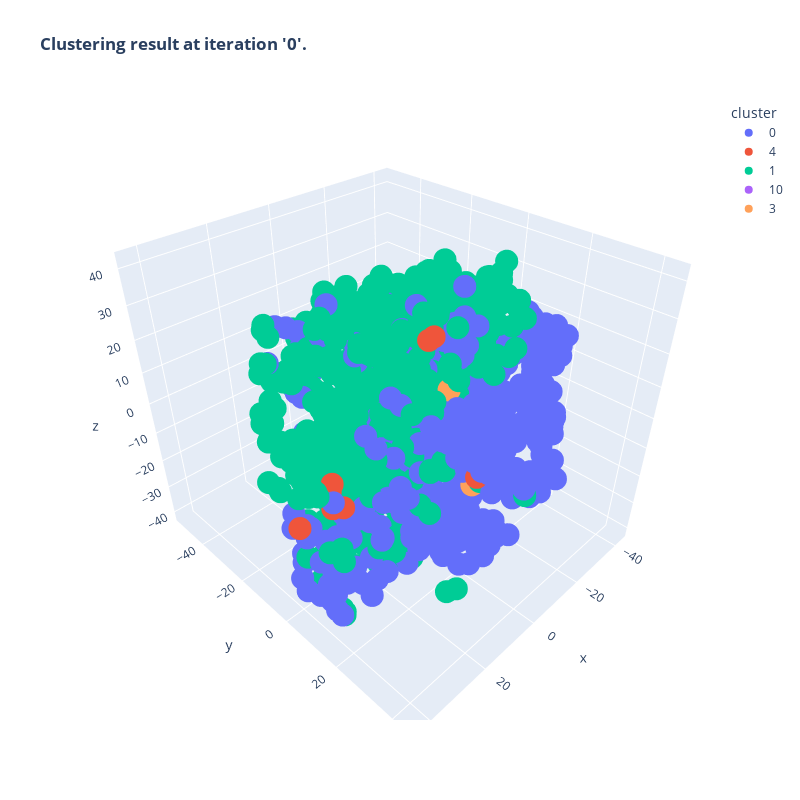

Notebook code cell kept with this figure:
### Markdown cell above
> ### Display clustering content in 3D.

### Code cell
# Prepare data and filter deleted data.
df_clustering_3d: pd.DataFrame = df_vectors_3d.copy()
df_clustering_3d["cluster"] = df_clusterings[ITERATION_ID]
df_clustering_3d["text"] = df_texts["text"]
df_clustering_3d = df_clustering_3d[LIST_OF_TEXTS_IDS]

# Display clusters.
fig = px.scatter_3d(
    df_clustering_3d, 
    x="x",
    y="y",
    z="z",
    color="cluster",
    hover_name="text",
    title=f"<b>Clustering result at iteration '{ITERATION_ID}'.</b>",
    width=800,
    height=800,
)
fig.update_layout(
    xaxis=dict(range=[min(df_clustering_3d["x"])-1, max(df_clustering_3d["x"])+1]),
    yaxis=dict(range=[min(df_clustering_3d["y"])-1, max(df_clustering_3d["y"])+1]),
)
fig.show()

### Figure 1 — Plotly figure (JSON) as saved in the notebook; plotly's stock layout.template omitted (floating-point values rounded to 4 significant figures; data arrays with more than 128 entries replaced by an {"elided": "..."} marker saying what was removed)
{"data": [{"hovertemplate": "<b>%{hovertext}</b><br><br>cluster=0<br>x=%{x}<br>y=%{y}<br>z=%{z}<extra></extra>", "hovertext": {"elided": "475 str values"}, "legendgroup": "0", "marker": {"color": "#636efa", "symbol": "circle"}, "mode": "markers", "name": "0", "scene": "scene", "showlegend": true, "type": "scatter3d", "x": {"elided": "475 float values"}, "y": {"elided": "475 float values"}, "z": {"elided": "475 float values"}}, {"hovertemplate": "<b>%{hovertext}</b><br><br>cluster=4<br>x=%{x}<br>y=%{y}<br>z=%{z}<extra></extra>", "hovertext": ["activer paiement sans contact", "Choisir une nouvelle carte ?", "choisir une nouvelle carte bancaire", "Combien ai-je d'argent de disponible ?", "combien ai-je dépensé ce mois-ci ?", "Combien ai-je sur mon compte ?", "Combien ai-je sur mon compte courant ?", "Combien d'argent me reste-t-il ?"], "legendgroup": "4", "marker": {"color": "#EF553B", "symbol": "circle"}, "mode": "markers", "name": "4", "scene": "scene", "showlegend": true, "type": "scatter3d", "x": [11.59, 7.809, 7.459, 31.89, 28.46, 31.45, 29.3, 42.08], "y": [32.76, 14.97, 13.04, 4.391, 1.019, 4.423, 5.997, 4.86], "z": [5.655, 33.78, 31.92, -3.84, -5.538, -9.578, -9.646, -8.685]}, {"hovertemplate": "<b>%{hovertext}</b><br><br>cluster=1<br>x=%{x}<br>y=%{y}<br>z=%{z}<extra></extra>", "hovertext": {"elided": "511 str values"}, "legendgroup": "1", "marker": {"color": "#00cc96", "symbol": "circle"}, "mode": "markers", "name": "1", "scene": "scene", "showlegend": true, "type": "scatter3d", "x": {"elided": "511 float values"}, "y": {"elided": "511 float values"}, "z": {"elided": "511 float values"}}, {"hovertemplate": "<b>%{hovertext}</b><br><br>cluster=10<br>x=%{x}<br>y=%{y}<br>z=%{z}<extra></extra>", "hovertext": ["changement de plafond carte bancaire"], "legendgroup": "10", "marker": {"color": "#ab63fa", "symbol": "circle"}, "mode": "markers", "name": "10", "scene": "scene", "showlegend": true, "type": "scatter3d", "x": [-21.63], "y": [-14.84], "z": [-28.9]}, {"hovertemplate": "<b>%{hovertext}</b><br><br>cluster=3<br>x=%{x}<br>y=%{y}<br>z=%{z}<extra></extra>", "hovertext": ["changer ma limite de paiements par carte", "changer plafond carte", "changer pour une carte Gold"], "legendgroup": "3", "marker": {"color": "#FFA15A", "symbol": "circle"}, "mode": "markers", "name": "3", "scene": "scene", "showlegend": true, "type": "scatter3d", "x": [-10.08, -22.82, -4.594], "y": [14.85, -11.95, 9.567], "z": [-20.9, -28.58, 11.09]}], "layout": {"height": 800, "legend": {"title": {"text": "cluster"}, "tracegroupgap": 0}, "scene": {"domain": {"x": [0, 1], "y": [0, 1]}, "xaxis": {"title": {"text": "x"}}, "yaxis": {"title": {"text": "y"}}, "zaxis": {"title": {"text": "z"}}}, "title": {"text": "<b>Clustering result at iteration '0'.</b>"}, "width": 800, "xaxis": {"range": [-43.86, 44.19]}, "yaxis": {"range": [-52.54, 44.63]}}}
